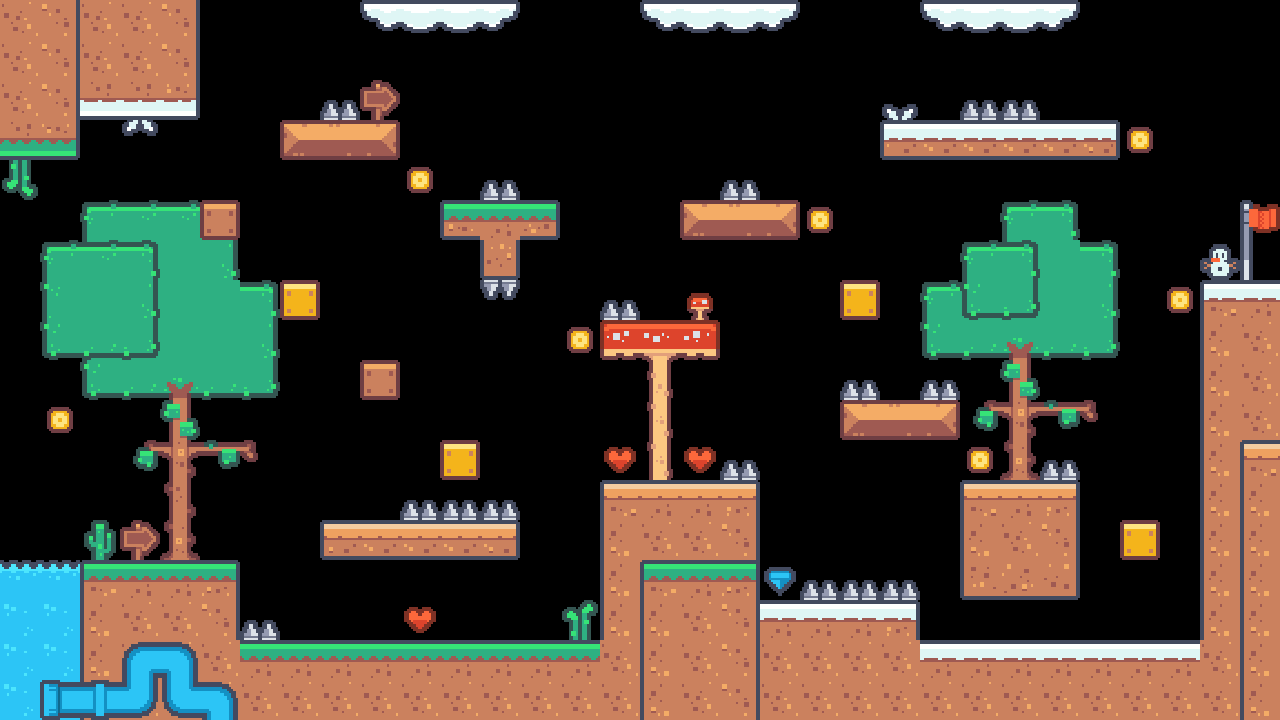

Tiled map render using the project's own tile images. Description and the whole map definition, tile-layer contents included, below:
An orthogonal 32x18 tile map with 40x40 px tiles, 3 tile layers (0, 1, 2).

<map version="1.10" tiledversion="1.11.2" orientation="orthogonal" renderorder="right-down" width="32" height="18" tilewidth="40" tileheight="40" infinite="0" nextlayerid="20" nextobjectid="1">
 <editorsettings>
  <export target="../levels/level5/layer.csv" format="csv" />
 </editorsettings>
 <tileset firstgid="1" source="tilesets/tileset1.tsx" />
 <layer id="18" name="0" width="32" height="18">
  <data encoding="csv">
0,0,0,0,0,0,0,0,0,0,0,0,0,0,0,0,0,0,0,0,0,0,0,0,0,0,0,0,0,0,0,0,
0,0,0,0,0,0,0,0,0,0,0,0,0,0,0,0,0,0,0,0,0,0,0,0,0,0,0,0,0,0,0,0,
0,0,0,0,0,0,0,0,0,0,0,0,0,0,0,0,0,0,0,0,0,0,0,0,0,0,0,0,0,0,0,0,
0,0,0,0,0,0,0,0,0,0,0,0,0,0,0,0,0,0,0,0,0,0,0,0,0,0,0,0,0,0,0,0,
0,0,0,0,0,0,0,0,0,0,0,0,0,0,0,0,0,0,0,0,0,0,0,0,0,0,0,0,0,0,0,0,
0,0,18,19,19,20,0,0,0,0,0,0,0,0,0,0,0,0,0,0,0,0,0,0,0,18,20,0,0,0,0,0,
0,0,38,39,39,40,0,0,0,0,0,0,0,0,0,0,0,0,0,0,0,0,0,0,0,38,39,20,0,0,0,0,
0,0,38,39,39,39,20,0,0,0,0,0,0,0,0,0,0,0,0,0,0,0,0,18,19,39,39,40,0,0,0,0,
0,0,38,39,39,39,40,0,0,0,0,0,0,0,0,0,0,0,0,0,0,0,0,58,59,98,59,60,0,0,0,0,
0,0,58,59,98,59,60,0,0,0,0,0,0,0,0,0,0,0,0,0,0,0,0,0,0,97,0,0,0,0,0,0,
0,0,0,0,97,0,0,0,0,0,0,0,0,0,0,0,0,0,0,0,0,0,0,0,99,118,100,140,0,0,0,0,
0,0,0,99,118,100,140,0,0,0,0,0,0,0,0,0,0,0,0,0,0,0,0,0,0,138,0,0,0,0,0,0,
0,0,0,0,117,0,0,0,0,0,0,0,0,0,0,0,0,0,0,0,0,0,0,0,0,0,0,0,0,0,0,0,
0,0,0,0,138,0,0,0,0,0,0,0,0,0,0,0,0,0,0,0,0,0,0,0,0,0,0,0,0,0,0,0,
0,0,0,0,0,0,0,0,0,0,0,0,0,0,0,0,0,0,0,0,0,0,0,0,0,0,0,0,0,0,0,0,
0,0,0,0,0,0,0,0,0,0,0,0,0,0,0,0,0,0,0,0,0,0,0,0,0,0,0,0,0,0,0,0,
0,0,0,0,0,0,0,0,0,0,0,0,0,0,0,0,0,0,0,0,0,0,0,0,0,0,0,0,0,0,0,0,
0,0,0,0,0,0,0,0,0,0,0,0,0,0,0,0,0,0,0,0,0,0,0,0,0,0,0,0,0,0,0,0
</data>
 </layer>
 <layer id="16" name="1" width="32" height="18">
  <data encoding="csv">
123,123,123,123,124,0,0,0,0,0,0,0,0,0,0,0,0,0,0,0,0,0,0,0,0,0,0,0,0,0,0,0,
123,123,123,123,124,0,0,0,0,0,0,0,0,0,0,0,0,0,0,0,0,0,0,0,0,0,0,0,0,0,0,0,
1073741927,1073741927,1073741927,1073741927,1073741928,0,0,0,69,89,0,0,0,0,0,0,0,0,0,0,0,0,145,0,69,69,0,0,0,0,0,0,
0,0,0,0,0,0,0,49,50,51,0,0,0,0,0,0,0,0,0,0,0,0,82,83,83,83,83,84,152,0,0,0,
0,0,0,0,0,0,0,0,0,0,152,0,69,0,0,0,0,0,69,0,0,0,0,0,0,0,0,0,0,0,0,0,
0,0,0,0,0,30,0,0,0,0,0,49,50,51,0,0,0,49,50,51,152,0,0,0,0,0,0,0,0,0,0,112,
0,18,19,20,0,0,0,0,0,0,0,0,0,0,0,0,0,0,0,0,0,0,0,0,18,20,0,0,0,0,0,132,
0,38,39,40,0,0,0,10,0,0,0,0,0,0,0,69,0,0,0,0,0,10,0,0,58,60,0,0,0,0,102,103,
0,58,59,60,0,0,0,0,0,0,0,0,0,0,152,15,13,16,0,0,0,0,0,0,0,0,0,0,0,0,122,123,
0,0,0,0,0,0,0,0,0,30,0,0,0,0,0,0,33,0,0,0,0,69,0,69,0,0,0,0,0,0,122,123,
0,152,0,0,0,0,0,0,0,0,0,0,0,0,0,0,53,0,0,0,0,49,50,51,0,0,0,0,0,0,122,123,
0,0,0,0,0,0,0,0,0,0,0,10,0,0,0,45,53,45,69,0,0,0,0,0,152,0,69,0,0,0,122,123,
0,0,0,0,0,0,0,0,0,0,69,69,69,0,0,62,63,63,64,0,0,0,0,0,62,63,64,0,0,0,122,123,
0,0,0,89,0,0,0,0,42,43,43,43,44,0,0,122,123,123,124,0,0,0,0,0,122,123,124,0,10,0,122,123,
54,54,22,23,23,24,0,0,0,0,0,0,0,0,0,122,123,123,124,68,69,69,69,0,142,143,144,0,0,0,122,123,
74,74,122,123,123,124,69,0,0,0,45,0,0,0,126,122,123,123,123,103,103,103,104,0,0,0,0,0,0,0,122,123,
74,74,122,123,123,123,23,23,23,23,23,23,23,23,23,123,123,123,123,123,123,123,123,103,103,103,103,103,103,103,123,123,
74,74,122,123,123,123,123,123,123,123,123,123,123,123,123,123,123,123,123,123,123,123,123,123,123,123,123,123,123,123,123,123
</data>
 </layer>
 <layer id="17" name="2" width="32" height="18">
  <data encoding="csv">
123,124,0,0,0,0,0,0,0,154,155,155,156,0,0,0,154,155,155,156,0,0,0,154,155,155,156,0,0,0,0,0,
123,124,0,0,0,0,0,0,0,0,0,0,0,0,0,0,0,0,0,0,0,0,0,0,0,0,0,0,0,0,0,0,
123,124,0,0,0,0,0,0,0,0,0,0,0,0,0,0,0,0,0,0,0,0,0,0,0,0,0,0,0,0,0,0,
1073741847,1073741848,0,1073741969,0,0,0,0,0,0,0,0,0,0,0,0,0,0,0,0,0,0,0,0,0,0,0,0,0,0,0,0,
1073741950,0,0,0,0,0,0,0,0,0,0,0,0,0,0,0,0,0,0,0,0,0,0,0,0,0,0,0,0,0,0,0,
0,0,0,0,0,0,0,0,0,0,0,2,23,4,0,0,0,0,0,0,0,0,0,0,0,0,0,0,0,0,0,0,
0,0,0,0,0,0,0,0,0,0,0,0,141,0,0,0,0,0,0,0,0,0,0,0,0,0,0,0,0,0,146,0,
0,0,0,0,0,0,0,0,0,0,0,0,1073741893,0,0,0,0,129,0,0,0,0,0,0,0,0,0,0,0,152,0,0,
0,0,0,0,0,0,0,0,0,0,0,0,0,0,0,0,0,0,0,0,0,0,0,0,0,0,0,0,0,0,0,0,
0,0,0,0,0,0,0,0,0,0,0,0,0,0,0,0,0,0,0,0,0,0,0,0,0,0,0,0,0,0,0,0,
0,0,0,0,0,0,0,0,0,0,0,0,0,0,0,0,0,0,0,0,0,0,0,0,0,0,0,0,0,0,0,0,
0,0,0,0,0,0,0,0,0,0,0,0,0,0,0,0,0,0,0,0,0,0,0,0,0,0,0,0,0,0,0,62,
0,0,0,0,0,0,0,0,0,0,0,0,0,0,0,0,0,0,0,0,0,0,0,0,0,0,0,0,0,0,0,122,
0,0,128,0,0,0,0,0,0,0,0,0,0,0,0,0,0,0,0,0,0,0,0,0,0,0,0,0,0,0,0,122,
0,0,0,0,0,0,0,0,0,0,0,0,0,0,0,0,22,23,24,0,0,0,0,0,0,0,0,0,0,0,0,122,
0,0,0,0,0,0,0,0,0,0,0,0,0,0,0,0,122,123,124,0,0,0,0,0,0,0,0,0,0,0,0,122,
0,0,0,94,95,0,0,0,0,0,0,0,0,0,0,0,122,123,124,0,0,0,0,0,0,0,0,0,0,0,0,122,
0,133,134,115,114,95,0,0,0,0,0,0,0,0,0,0,122,123,124,0,0,0,0,0,0,0,0,0,0,0,0,122
</data>
 </layer>
</map>